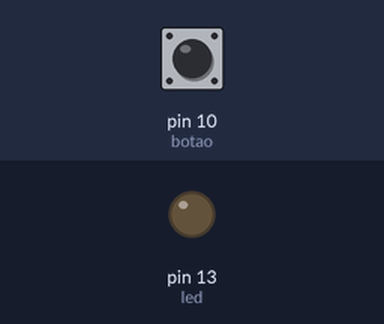
This sketch was run on a simulated Arduino Uno, built with avr-gcc and run on an emulated ATmega328P. On the bench: output pins drawn as LEDs (lit = HIGH). Dashed ring = blinking. The inputs (shaded band) are chosen by the test bench; at power-on: pin 10 (botao) LOW.

Above: at 1.2 s.
1.3 s: pin 10 (botao) pulled HIGH for 0.15 s
At 2.6 s:
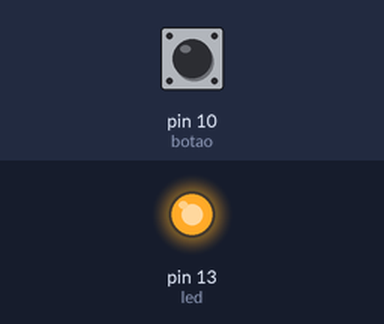
2.9 s: pin 10 (botao) pulled HIGH for 3.2 s
At 3.11 s:
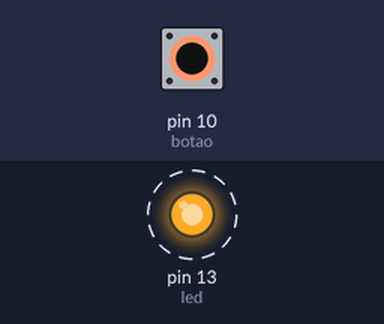
Timing chart, 0 to 7.6 s (numbered marks = the images above; inputs shaded):
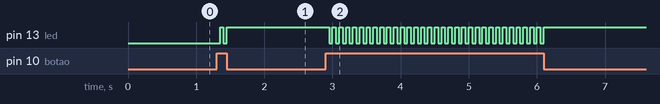

Measured:
- after the input at 1.3 s, pin 13 (led): LOW → HIGH after 0.05 s, → LOW 0.05 s later, → HIGH 0.05 s later
- after the input at 2.9 s, pin 13 (led): alternates HIGH for 0.05 s and LOW for 0.05 s, 64 changes in all, then stays HIGH, starting after 0.05 s

The sketch:

botao_inverte_led.ino
```cpp
/*
 *   Desenvolvido por Francisco Chaves.
 *   https://www.franciscochaves.com.br
 */

#define botao 10
#define led 13


byte estado = 0;


void setup()
{
    pinMode(botao, INPUT);
    pinMode(led, OUTPUT);
}


void loop()
{
    if(digitalRead(botao)){
        delay(50);
        estado = !estado;
        digitalWrite(led, estado);
    }
}
```
